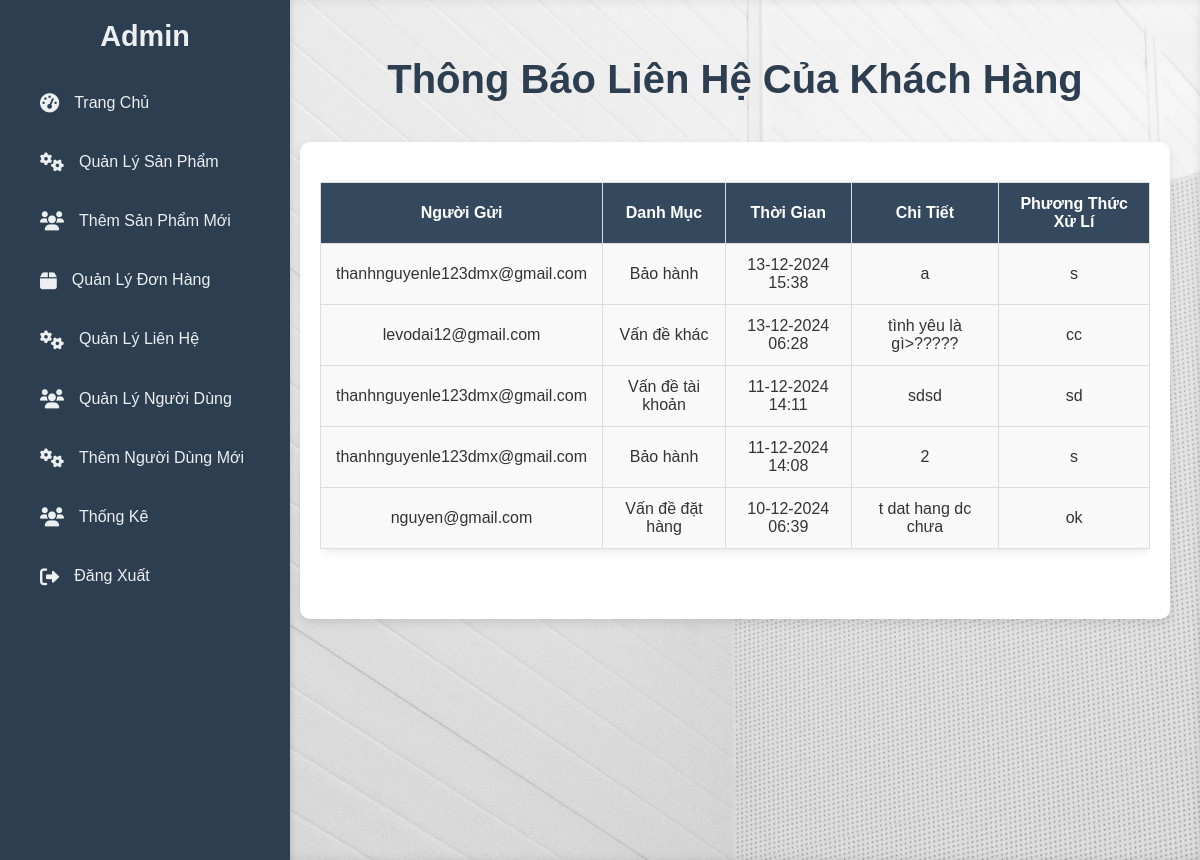
Page /backend/process_contact_message.php on the committed database.
### tables this page shows
CREATE TABLE `contact_messages` (
  `id` int(11) NOT NULL,
  `user_id` int(11) NOT NULL,
  `name` varchar(255) NOT NULL,
  `email` varchar(255) NOT NULL,
  `category` varchar(255) NOT NULL,
  `message` text NOT NULL,
  `created_at` timestamp NOT NULL DEFAULT current_timestamp(),
  `status` enum('pending','processed') DEFAULT 'pending',
  `resolution` text DEFAULT NULL
);

### backend/process_contact_message.php (the view, shortened to what this page needs)
<?php
include '../backend/db_connect.php';
$sql_contact_messages = "SELECT * FROM contact_messages ORDER BY created_at DESC";
$result_contact_messages = $conn->query($sql_contact_messages);
?>
<!DOCTYPE html>
<html lang="vi">
<head>
    <link rel="stylesheet" href="../frontend/css/admin_page.css">
</head>
<body>
    <div class="wrapper">
        <?php include('../backend/sidebar.php'); ?>
        <div class="main-content">
            <h1>Thông Báo Liên Hệ Của Khách Hàng</h1>
            <div class="contact-messages">
                <div class="messages-table-wrapper">
                    <?php if ($result_contact_messages->num_rows > 0): ?>
                        <table class="messages-table">
                            <thead>
                                <tr>
                                    <th>Người Gửi</th>
                                    <th>Danh Mục</th>
                                    <th>Thời Gian</th>
                                    <th>Chi Tiết</th>
                                    <th>Phương Thức Xử Lí</th>
                                </tr>
                            </thead>
                            <tbody>
                                <?php while ($row = $result_contact_messages->fetch_assoc()): ?>
                                    <tr>
                                        <td><?php echo htmlspecialchars($row['name']); ?></td>
                                        <td><?php echo htmlspecialchars($row['category']); ?></td>
                                        <td><?php echo date('d-m-Y H:i', strtotime($row['created_at'])); ?></td>
                                        <td><?php echo htmlspecialchars($row['message']); ?></td>
                                        <td>
                                            <?php if ($row['status'] === 'pending'): ?>
                                                <button
                                                    class="btn-process"
                                                    data-message-id="<?php echo $row['id']; ?>"
                                                    data-name="<?php echo htmlspecialchars($row['name']); ?>"
                                                    data-category="<?php echo htmlspecialchars($row['category']); ?>"
                                                    data-time="<?php echo date('d-m-Y H:i', strtotime($row['created_at'])); ?>"
                                                    data-message="<?php echo htmlspecialchars($row['message']); ?>"
                                                >
                                                    Xử Lý
                                                </button>
                                            <?php else: ?>
                                                <?php echo htmlspecialchars($row['resolution']); ?>
                                            <?php endif; ?>
                                        </td>
                                    </tr>
                                <?php endwhile; ?>
                            </tbody>
                        </table>
                    <?php else: ?>
                        <p>Không có thông báo liên hệ nào từ khách hàng.</p>
                    <?php endif; ?>
                </div>
            </div>
        </div>
    </div>
</body>
</html>

### frontend/css/admin_page.css (style rules this page uses)
body { font-family: 'Arial', sans-serif; margin: 0; padding: 0; background: linear-gradient(135deg, #2c3e50, #4ca1af); color: #333; box-sizing: border-box; }
.wrapper { display: flex; min-height: 100vh; }
.main-content { margin-left: 280px; padding: 30px; flex-grow: 1; background: url('../../public/images/AnhCat/nen_admin.jpg') no-repeat center center/cover; box-shadow: inset 0 0 10px rgba(0, 0, 0, 0.1); height: 100vh; overflow-y: auto; }
h1 { font-size: 32px; margin-bottom: 30px; color: #34495e; font-weight: bold; text-align: center; }
.contact-messages { margin-top: 40px; background-color: #fff; padding: 20px; border-radius: 10px; box-shadow: 0 4px 10px rgba(0, 0, 0, 0.1); }
.messages-table-wrapper { overflow-x: auto; margin-bottom: 30px; }
.messages-table { width: 100%; border-collapse: collapse; margin: 20px 0; background-color: #fff; border-radius: 8px; box-shadow: 0 2px 10px rgba(0, 0, 0, 0.1); }
.messages-table th, .messages-table td { padding: 12px 15px; text-align: center; border: 1px solid #ddd; }
.messages-table th { background-color: #34495e; color: #fff; font-weight: bold; }
.messages-table td { background-color: #f9f9f9; }

### backend/sidebar.php (style rules this page uses)
.main-content { margin-left: 270px; padding: 30px; }
.main-content h1 { font-size: 2.5rem; color: #2c3e50; }

### rows in the picture
contact_messages: name "thanhnguyenle123dmx@gmail.com", category "Bảo hành", created_at "13-12-2024 15:38", message "a", resolution "s"
contact_messages: name "levodai12@gmail.com", category "Vấn đề khác", created_at "13-12-2024 06:28", message "tình yêu là gì>?????", resolution "cc"
contact_messages: name "thanhnguyenle123dmx@gmail.com", category "Vấn đề tài khoản", created_at "11-12-2024 14:11", message "sdsd", resolution "sd"
contact_messages: name "thanhnguyenle123dmx@gmail.com", category "Bảo hành", created_at "11-12-2024 14:08", message "2", resolution "s"
contact_messages: name "nguyen@gmail.com", category "Vấn đề đặt hàng", created_at "10-12-2024 06:39", message "t dat hang dc chưa", resolution "ok"
